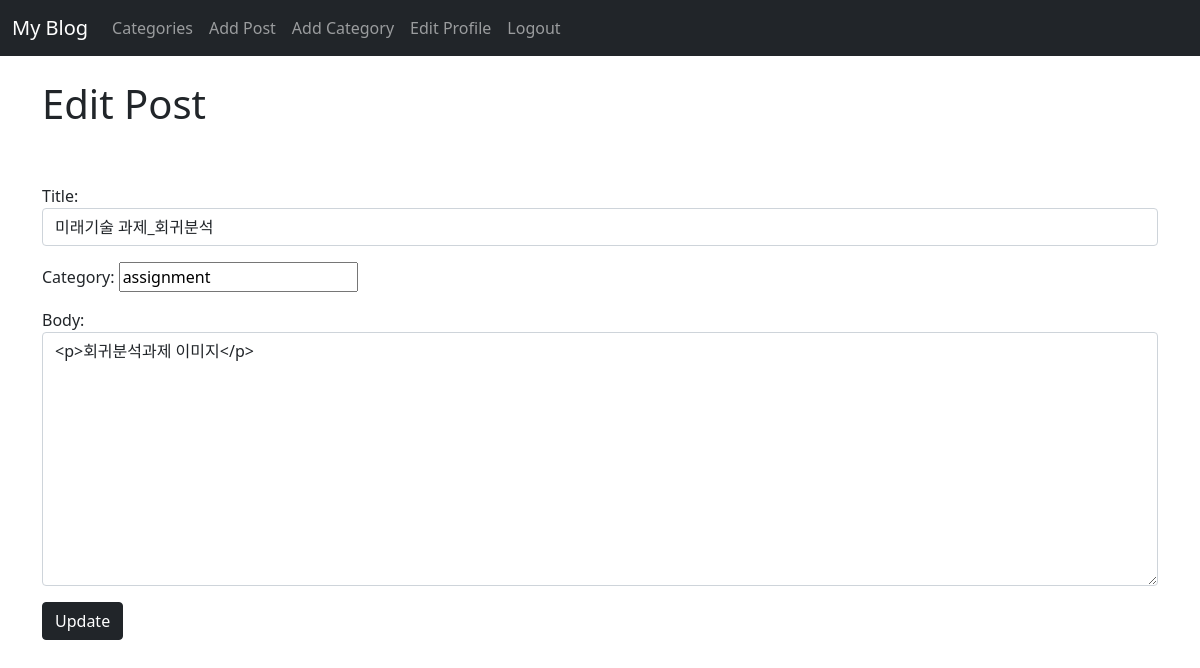
The app's page /article/edit/14 (signed in) with its own data.
### theblog/models.py (models this page shows, shortened)
class Post(models.Model):
    title = models.CharField(max_length=255)
    header_image = models.ImageField(null=True, blank=True, upload_to="images/")
    title_tag = models.CharField(max_length=255)
    author = models.ForeignKey(User, on_delete=models.CASCADE)
    body = RichTextField(blank=True , null=True)
    post_date = models.DateField(auto_now_add=True)
    category = models.CharField(max_length=255, default='uncatagorized')
    snippet = models.CharField(max_length=255)

### theblog/views.py (the view)
# urls.py: path('article/edit/<int:pk>', UpdatePostView.as_view(), name='update_post'),
class UpdatePostView(UpdateView):
    model = Post
    template_name = 'update_post.html'
    form_class = EditForm

### theblog/forms.py
class EditForm(forms.ModelForm):
    class Meta:
        model = Post
        fields = ('title', 'category', 'body')
        widgets = {
            'title': forms.TextInput(attrs={'class': 'form-control', 'placeholder': '제목을 입력하세요'}),
            'body': forms.Textarea(attrs={'class': 'form-control'}),
        }

### theblog/templates/update_post.html (shortened to what this page needs)
{% extends 'base.html' %}
{% block content %}
{% if user.is_authenticated %}
    {% if user.id == post.author.id %}
        <h1>Edit Post</h1>
        <br/><br/>
        <div class="form-group">
            <form method="POST">
                {{ form.as_p }}
                <button class="btn btn-dark">Update</button></form>
        </div>
    {% else %}
        You're not alloewed here!
    {% endif %}
{% else %}
 You're not alloewed here!
{% endif %}
{% endblock %}

### records on screen
Post: title "미래기술 과제_회귀분석", category "assignment", body "<p>회귀분석과제 이미지</p>"
